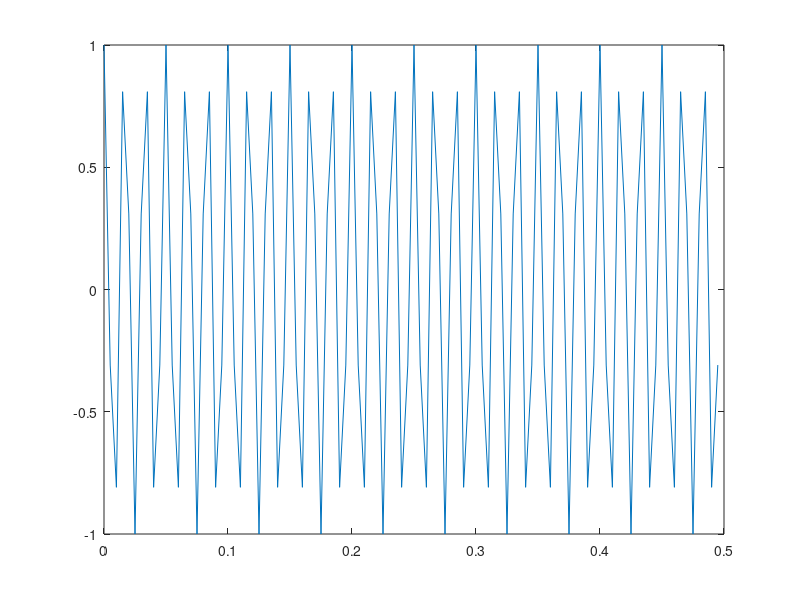

This chart was generated by the following MATLAB code:
clear all
clc

Fs=200;
N=400;
t=[0:1/200:2];
x1=cos(2*pi*60*t);
x2=cos(2*pi*80*t);
plot(t(1:100),x1(1:100))

% df=Fs/N;
% fre=[0:df:Fs];
% for k=0:N
%     aux=0;
%     for n=0:N-1
%         aux=x2(n+1)*exp(-j*2*(pi/N)*n*k)+aux;
%         end
% X(k+1)=aux;
% end
% magX=abs(X);
% angX=angle(X);
% stem(fre,magX)